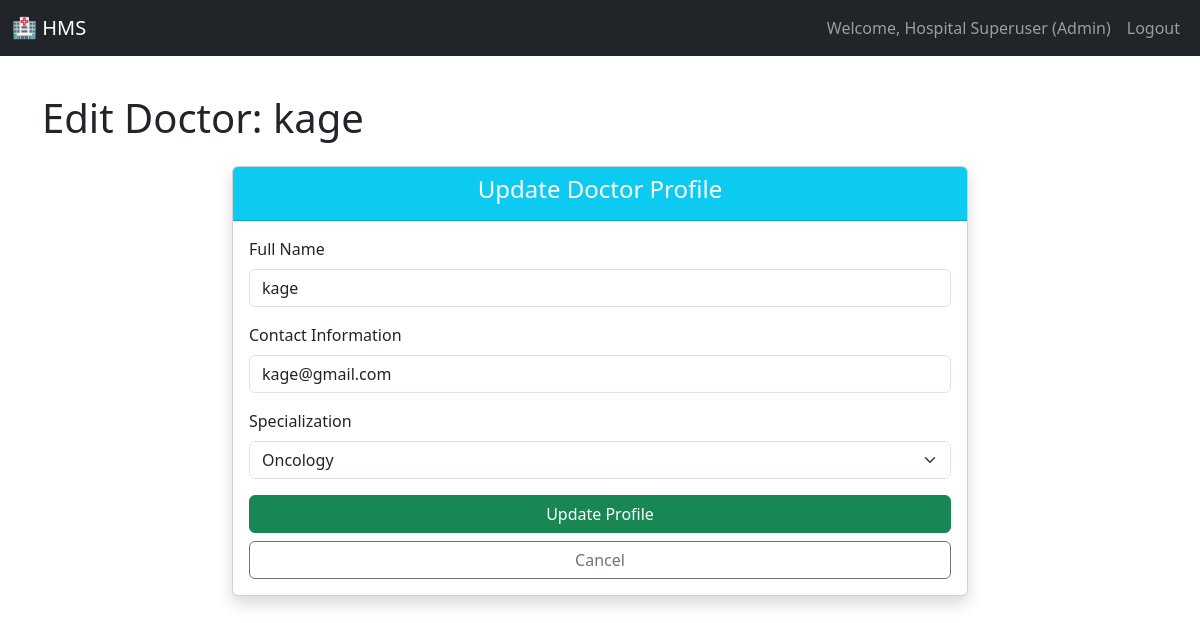
/admin/edit_doctor/2 (signed in), run on an earlier commit of the app's database.
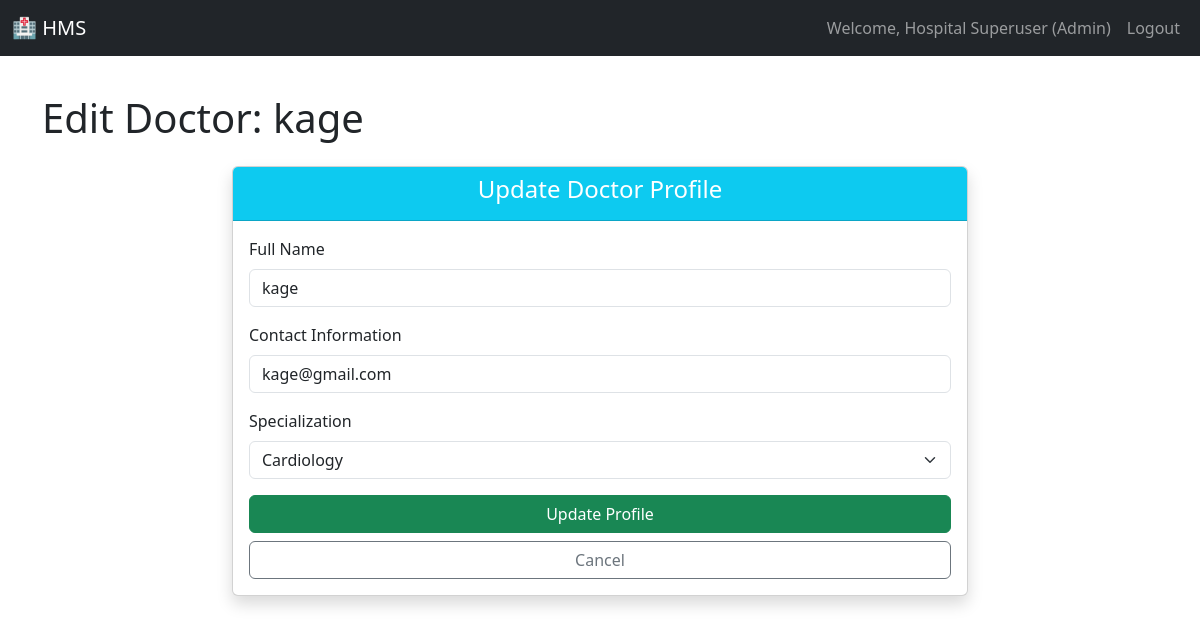
And on a later commit of the database.
### models.py (models this page shows)
class Doctor(db.Model):
    __tablename__ = 'doctor'
    user_id = db.Column(db.Integer, db.ForeignKey('user.id'), primary_key=True)
    specialization_id = db.Column(db.Integer, db.ForeignKey('specialization.id'), nullable=False)
    appointments = db.relationship('Appointment', backref='doctor', lazy='dynamic')

class Specialization(db.Model):
    __tablename__ = 'specialization'
    id = db.Column(db.Integer, primary_key=True)
    name = db.Column(db.String(80), unique=True, nullable=False)
    description = db.Column(db.String(255))
    doctors = db.relationship('Doctor', backref='specialization', lazy='dynamic')

### app.py (the view, shortened to what this page needs)
@app.route('/admin/edit_doctor/<int:user_id>', methods=['GET', 'POST'])
@role_required('Admin')
def edit_doctor(user_id):
    user = User.query.get_or_404(user_id)
    if user.role != 'Doctor':
        flash('User is not a doctor.', 'danger')
        return redirect(url_for('manage_doctors'))
    doctor = Doctor.query.get_or_404(user_id)
    specializations = Specialization.query.all()
    return render_template('edit_doctor.html', user=user, doctor=doctor, specializations=specializations)

### app.py (called while the page is built)
@login_manager.user_loader
def load_user(user_id):
    return User.query.get(int(user_id))

def role_required(role):
    def wrapper(func):
        @login_required
        @functools.wraps(func) # <<< THIS LINE IS THE FIX
        def decorated_view(*args, **kwargs):
            if current_user.role != role:
                flash('Access denied. You do not have the required permissions.', 'danger')
                return redirect(url_for('dashboard'))
            return func(*args, **kwargs)
        return decorated_view
    return wrapper

### templates/edit_doctor.html (shortened to what this page needs)
{% extends "base.html" %}
{% block content %}
<h1 class="mb-4">Edit Doctor: {{ user.name }}</h1>
<div class="row justify-content-center">
    <div class="col-md-8">
        <div class="card shadow">
            <div class="card-header bg-info text-white text-center">
                <h4>Update Doctor Profile</h4>
            </div>
            <div class="card-body">
                <form method="POST">
                    <div class="mb-3">
                        <label for="name" class="form-label">Full Name</label>
                        <input type="text" class="form-control" id="name" name="name" value="{{ user.name }}" required>
                    </div>
                    <div class="mb-3">
                        <label for="contact_info" class="form-label">Contact Information</label>
                        <input type="text" class="form-control" id="contact_info" name="contact_info" value="{{ user.contact_info }}">
                    </div>
                    <div class="mb-3">
                        <label for="specialization_id" class="form-label">Specialization</label>
                        <select class="form-select" id="specialization_id" name="specialization_id" required>
                            {% for spec in specializations %}
                                <option value="{{ spec.id }}" {% if spec.id == doctor.specialization_id %}selected{% endif %}>{{ spec.name }}</option>
                            {% endfor %}
                        </select>
                    </div>
                    <button type="submit" class="btn btn-success w-100">Update Profile</button>
                    <a href="{{ url_for('manage_doctors') }}" class="btn btn-outline-secondary w-100 mt-2">Cancel</a>
                </form>
            </div>
        </div>
    </div>
</div>
{% endblock %}

What changed in the data, as far as the page shows it:
changed Doctor: specialization_id "Oncology" → "Cardiology"
